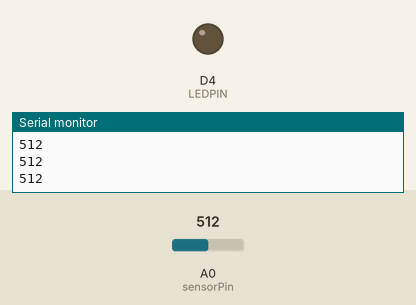
Recording of a sketch running on a simulated ESP8266 (NodeMCU). Parts: output pins drawn as LEDs (lit = HIGH), the last lines printed to the serial monitor. Inputs (shaded band) come from the test bench; at power-on: A0 (sensorPin) = 512.

Above: at 1.3 s.
1.4 s: A0 (sensorPin) set to 792
2.9 s: A0 (sensorPin) set to 813
At 4.1 s:
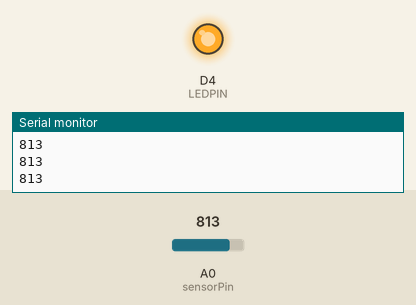
4.5 s: A0 (sensorPin) set to 790
At 5.2 s:
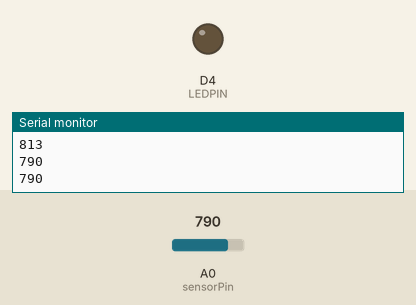
6.0 s: A0 (sensorPin) set to 810
At 6.4 s:
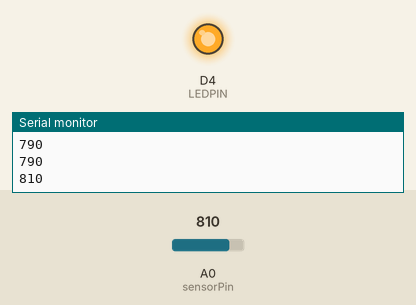
Timing chart, 0 to 8.5 s (numbered marks = the images above; inputs shaded):
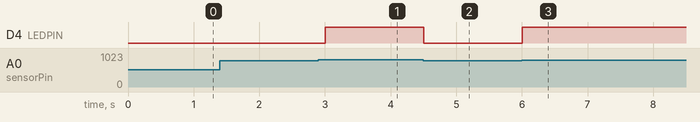

The sketch:

AnalogTest.ino
```cpp
#define SKETCH "AnalogInput"
#define VERSION "1.00"

/*
  Analog Photoresistor detector
  Used in the Halloween project- tail to detect when the tail wag motor makes one revolution.
  This program prints the LDR va

*/

#define LEDOFF LOW
#define LEDON HIGH
#define LEDPIN D4

int sensorPin = A0;
//int sensorValue = 0;
int threshold=800;


void beginSerial() {
  while (!Serial);
  Serial.begin( 115200 );
  Serial.println();
  Serial.println();
  Serial.print(SKETCH);
  Serial.print(".ino, Version ");
  Serial.println(VERSION);
  Serial.println(F("++++++++++++++++++ +"));
}


void setup() {
  beginSerial();
  pinMode(LEDPIN, OUTPUT);
}

void loop() {
  // read the value from the sensor:
  int sensorValue = analogRead(sensorPin);
  Serial.println(sensorValue);

  if (sensorValue  <= threshold) {
    digitalWrite(LEDPIN, LEDOFF);    //Turn off the LED
    delay(500);
  }
  else {
    //White spot detected.
    digitalWrite(LEDPIN, LEDON);   //Turn on the LED
    delay(500);
  }

} //loop
```

Measured:
- the behaviour switches between 800 and 801 on A0 (sensorPin) (found by bisection; images 0 and 1)
- after the input at 2.9 s, D4 (LEDPIN): LOW → HIGH after 0.10 s
- after the input at 4.5 s, D4 (LEDPIN): HIGH → LOW at once
- after the input at 6.0 s, D4 (LEDPIN): LOW → HIGH at once
